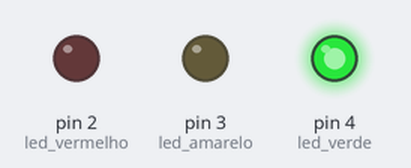
Recording of a sketch running on a simulated Arduino Uno, built with avr-gcc and run on an emulated ATmega328P. Parts: output pins drawn as LEDs (lit = HIGH).

Above: at 0.5 s.
At 1.5 s:
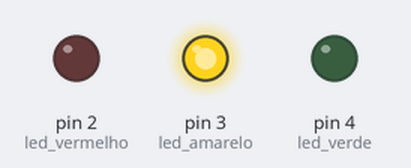
At 5.5 s:
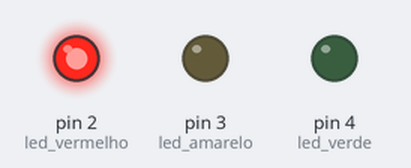
Timing chart, 0 to 6.9 s (numbered marks = the images above):
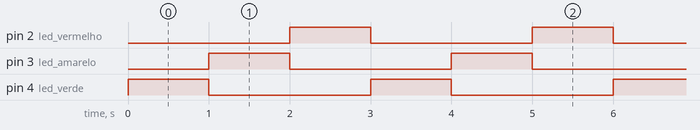

The sketch:

main.ino
```cpp
const int led_vermelho = 2;
const int led_amarelo= 3;
const int led_verde = 4;
void setup() {
  pinMode(led_verde, OUTPUT);
  pinMode(led_amarelo, OUTPUT);
  pinMode(led_vermelho, OUTPUT);
}

void loop() {
  digitalWrite(led_verde, HIGH);
  delay(1000);
  digitalWrite(led_verde, LOW);
  digitalWrite(led_amarelo, HIGH);
  delay(1000);
  digitalWrite(led_amarelo, LOW);
  digitalWrite(led_vermelho, HIGH);
  delay(1000);
  digitalWrite(led_vermelho, LOW);
}
```

Measured:
- by itself, pin 2 (led_vermelho), pin 3 (led_amarelo), pin 4 (led_verde): alternates HIGH for 1.0 s and LOW for 2.0 s
- by itself, everything shown: repeats every 3.0 s, in 4 steps
